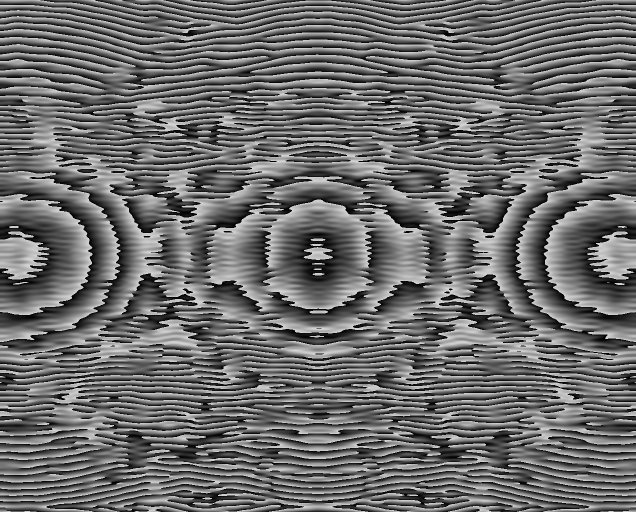
#> input picture test_4.bmp, 1272 x 1024 px (shown at 1/2 size)
$ python -i self_supervised_denoiser.py   (imports and definitions only)   (older library calls are emulated)
#> lines starting #> are read from the running program, lines starting #| are printed output that depends on the picture
"""
自监督图像降噪器 (Self-Supervised Denoiser)

无需干净参考数据的自监督图像降噪模块。基于盲点网络 (Blind-Spot Network)
概念，利用局部像素统计和多尺度金字塔方法实现自适应降噪。

灵感来源:
- Noise2Void (javiribera/Noise2Void): 自监督降噪框架
  (https://github.com/javiribera/Noise2Void)
- Noise2Noise (NVlabs/noise2noise): 无需干净数据的降噪
  (https://github.com/NVlabs/noise2noise)
- CAREamics (CAREamics): 自监督显微镜降噪
  (https://github.com/CAREamics/CAREamics)

算法原理:
  1. 噪声水平估计: 使用 MAD (Median Absolute Deviation) 方法鲁棒估计噪声标准差
  2. 盲点掩码: 随机选择像素作为自监督训练信号，避免身份映射退化
  3. 多尺度金字塔: 从粗到细逐层降噪，先去除大尺度噪声，再恢复细节
  4. SNR 感知: 根据局部信噪比自适应调整降噪强度
  5. 自适应核: 根据噪声水平和图像内容动态选择滤波核大小

外部依赖: numpy, cv2 (可选)
"""

import numpy as np
import logging
from dataclasses import dataclass, field
from typing import Optional, Tuple, List
from enum import Enum

logger = logging.getLogger(__name__)


class NoiseEstimationMethod(Enum):
    """噪声估计方法枚举。"""
    MAD = "mad"                   # 中值绝对偏差
    LAPLACIAN_MAD = "laplacian"   # Laplacian + MAD
    ROBUST_MAD = "robust_mad"     # 鲁棒 MAD (分块估计取中值)


@dataclass
class DenoiseReport:
    """降噪结果报告。"""
    denoised_image: np.ndarray = None       # 降噪后图像
    estimated_sigma: float = 0.0            # 估计的噪声标准差
    snr_before: float = 0.0                 # 降噪前 SNR (dB)
    snr_after: float = 0.0                  # 降噪后 SNR (dB)
    snr_improvement: float = 0.0            # SNR 改善量 (dB)
    detail_preservation: float = 1.0        # 细节保留率 (0-1)
    blind_spot_count: int = 0               # 使用的盲点数量
    pyramid_levels_used: int = 1            # 金字塔层数
    processing_time_ms: float = 0.0         # 处理耗时 (ms)
    method_used: str = ""                   # 使用的降噪方法描述


@dataclass
class DenoiserConfig:
    """自监督降噪器配置。"""
    # 噪声估计
    noise_estimation_method: NoiseEstimationMethod = NoiseEstimationMethod.LAPLACIAN_MAD
    noise_block_size: int = 32              # 分块噪声估计的块大小

    # 降噪强度
    max_denoising_strength: float = 1.0     # 最大降噪强度 (0-1)
    min_denoising_strength: float = 0.0     # 最小降噪强度
    snr_threshold_low: float = 5.0          # 低 SNR 阈值 (dB)
    snr_threshold_high: float = 20.0        # 高 SNR 阈值 (dB)

    # 多尺度金字塔
    multi_scale_levels: int = 3             # 金字塔层数
    pyramid_downsample_factor: float = 0.5  # 下采样因子

    # 盲点网络参数
    blind_spot_radius: int = 1              # 盲点半径 (像素)
    blind_spot_fraction: float = 0.1        # 盲点采样比例

    # 自适应核
    min_kernel_size: int = 3                # 最小滤波核
    max_kernel_size: int = 7                # 最大滤波核

    # 滤波方法
    use_median_for_high_noise: bool = True  # 高噪声时使用中值滤波
    use_bilateral_for_edge: bool = True     # 边缘区域使用双边滤波


class SelfSupervisedDenoiser:
    """自监督图像降噪器。

    基于盲点网络概念的自监督降噪，无需干净参考图像。
    通过 MAD 噪声估计、多尺度金字塔和 SNR 感知策略实现自适应降噪。

    使用示例:
        denoiser = SelfSupervisedDenoiser()
        report = denoiser.denoise(noisy_image)
        print(f"SNR improvement: {report.snr_improvement:.1f} dB")
        denoised = report.denoised_image
    """

    def __init__(self, config: Optional[DenoiserConfig] = None):
        self._config = config or DenoiserConfig()
        self._noise_history: List[float] = []

    @property
    def config(self) -> DenoiserConfig:
        return self._config

    def denoise(self, image: np.ndarray) -> DenoiseReport:
        """对图像进行自监督降噪。

        Args:
            image: 输入图像 (灰度 H,W 或彩色 H,W,3)，dtype float64/uint8

        Returns:
            DenoiseReport: 降噪结果报告
        """
        import time
        t0 = time.perf_counter()

        # 转换为灰度 float64
        gray = self._to_gray_float64(image)

        # 估计噪声水平
        sigma = self._estimate_noise(gray)
        self._noise_history.append(sigma)
        if len(self._noise_history) > 100:
            self._noise_history.pop(0)

        # 计算 SNR (降噪前)
        snr_before = self._compute_snr_db(gray)

        # 生成盲点掩码
        blind_mask = self._generate_blind_spot_mask(gray.shape)

        # 多尺度金字塔降噪
        denoised, levels_used = self._multi_scale_denoise(gray, sigma, blind_mask)

        # 计算 SNR (降噪后)
        snr_after = self._compute_snr_db(denoised)
        snr_improvement = snr_after - snr_before

        # 细节保留率
        detail_preservation = self._compute_detail_preservation(gray, denoised)

        elapsed_ms = (time.perf_counter() - t0) * 1000

        report = DenoiseReport(
            denoised_image=denoised,
            estimated_sigma=sigma,
            snr_before=snr_before,
            snr_after=snr_after,
            snr_improvement=snr_improvement,
            detail_preservation=detail_preservation,
            blind_spot_count=int(np.sum(blind_mask)),
            pyramid_levels_used=levels_used,
            processing_time_ms=elapsed_ms,
            method_used=f"multi_scale_pyramid_L{levels_used}_sigma{sigma:.1f}",
        )

        logger.debug(
            f"SelfSupervisedDenoiser: sigma={sigma:.2f}, "
            f"SNR: {snr_before:.1f}->{snr_after:.1f} dB (+{snr_improvement:.1f}), "
            f"detail={detail_preservation:.3f}, time={elapsed_ms:.1f}ms"
        )

        return report

    def _to_gray_float64(self, image: np.ndarray) -> np.ndarray:
        """将输入图像转换为灰度 float64。"""
        if image.ndim == 3:
            gray = np.mean(image[:, :, :min(3, image.shape[2])], axis=2)
        else:
            gray = image.copy()
        return gray.astype(np.float64)

    def _estimate_noise(self, image: np.ndarray) -> float:
        """估计图像噪声标准差。

        支持三种方法:
        - MAD: 直接对图像像素计算 MAD
        - LAPLACIAN_MAD: 对 Laplacian 滤波结果计算 MAD (推荐)
        - ROBUST_MAD: 分块估计后取中值

        Args:
            image: 灰度图像 (H, W), float64

        Returns:
            估计的噪声标准差
        """
        cfg = self._config
        method = cfg.noise_estimation_method

        if method == NoiseEstimationMethod.MAD:
            sigma = np.median(np.abs(image - np.median(image))) / 0.6745

        elif method == NoiseEstimationMethod.LAPLACIAN_MAD:
            # Laplacian 核卷积
            kernel = np.array([[0, 1, 0], [1, -4, 1], [0, 1, 0]], dtype=np.float64)
            h, w = image.shape
            padded = np.pad(image, 1, mode='reflect')
            laplacian = np.zeros_like(image)
            for i in range(3):
                for j in range(3):
                    laplacian += kernel[i, j] * padded[i:i + h, j:j + w]
            sigma = np.median(np.abs(laplacian)) / 0.6745

        elif method == NoiseEstimationMethod.ROBUST_MAD:
            # 分块 MAD 估计
            block_size = cfg.noise_block_size
            h, w = image.shape
            block_sigmas = []
            for bi in range(0, h - block_size + 1, block_size):
                for bj in range(0, w - block_size + 1, block_size):
                    block = image[bi:bi + block_size, bj:bj + block_size]
                    # 对块做 Laplacian
                    kernel = np.array([[0, 1, 0], [1, -4, 1], [0, 1, 0]])
                    bh, bw = block.shape
                    padded = np.pad(block, 1, mode='reflect')
                    lap = np.zeros_like(block)
                    for i in range(3):
                        for j in range(3):
                            lap += kernel[i, j] * padded[i:i + bh, j:j + bw]
                    block_sigma = np.median(np.abs(lap)) / 0.6745
                    block_sigmas.append(block_sigma)
            if block_sigmas:
                sigma = float(np.median(block_sigmas))
            else:
                sigma = np.median(np.abs(image - np.median(image))) / 0.6745
        else:
            sigma = np.std(image)

        return float(max(sigma, 1e-10))

    def _generate_blind_spot_mask(self, shape: Tuple[int, int]) -> np.ndarray:
        """生成盲点掩码。

        随机选择一定比例的像素作为盲点，用于自监督训练信号。
        盲点周围的像素用于预测盲点位置的真实值。

        Args:
            shape: 图像形状 (H, W)

        Returns:
            布尔掩码 (H, W), True 表示盲点位置
        """
        cfg = self._config
        h, w = shape
        mask = np.random.random((h, w)) < cfg.blind_spot_fraction

        # 确保边缘不被选为盲点 (避免边界效应)
        r = cfg.blind_spot_radius
        mask[:r, :] = False
        mask[-r:, :] = False
        mask[:, :r] = False
        mask[:, -r:] = False

        return mask

    def _multi_scale_denoise(
        self,
        image: np.ndarray,
        sigma: float,
        blind_mask: np.ndarray,
    ) -> Tuple[np.ndarray, int]:
        """多尺度金字塔降噪。

        从粗到细逐层降噪:
        1. 下采样到最低分辨率
        2. 在低分辨率上降噪
        3. 上采样并融合到下一层
        4. 重复直到原始分辨率

        Args:
            image: 输入图像
            sigma: 噪声标准差
            blind_mask: 盲点掩码

        Returns:
            (denoised_image, levels_used)
        """
        cfg = self._config
        levels = cfg.multi_scale_levels
        factor = cfg.pyramid_downsample_factor

        # 构建金字塔
        pyramid = [image]
        mask_pyramid = [blind_mask]
        current = image.copy()
        current_mask = blind_mask.copy()

        for level in range(1, levels):
            new_h = max(8, int(current.shape[0] * factor))
            new_w = max(8, int(current.shape[1] * factor))
            # 下采样 (均值池化)
            try:
                import cv2
                downsampled = cv2.resize(current, (new_w, new_h),
                                         interpolation=cv2.INTER_AREA)
                mask_down = cv2.resize(current_mask.astype(np.uint8), (new_w, new_h),
                                       interpolation=cv2.INTER_NEAREST).astype(bool)
            except ImportError:
                # 简单下采样
                step_h = max(1, current.shape[0] // new_h)
                step_w = max(1, current.shape[1] // new_w)
                downsampled = current[:new_h * step_h:step_h, :new_w * step_w:step_w]
                mask_down = current_mask[:new_h * step_h:step_h, :new_w * step_w:step_w]
            pyramid.append(downsampled)
            mask_pyramid.append(mask_down)
            current = downsampled
            current_mask = mask_down

        # 从最粗层开始降噪
        denoised_pyramid = []
        for level in range(len(pyramid) - 1, -1, -1):
            layer_img = pyramid[level]
            layer_mask = mask_pyramid[level]

            # 根据层级调整噪声估计 (低分辨率噪声更低)
            level_sigma = sigma * (factor ** (len(pyramid) - 1 - level))

            # SNR 感知降噪强度
            snr = self._compute_snr_db(layer_img)
            strength = self._compute_denoising_strength(snr, level_sigma)

            # 自适应核大小
            kernel_size = self._adaptive_kernel_size(level_sigma)

            # 执行单层降噪
            if level == len(pyramid) - 1:
                # 最粗层: 直接降噪
                layer_denoised = self._single_scale_denoise(
                    layer_img, level_sigma, kernel_size, strength
                )
            else:
                # 细层: 融合上一层结果
                prev_denoised = denoised_pyramid[-1]
                # 上采样上一层结果
                try:
                    import cv2
                    upsampled = cv2.resize(prev_denoised, (layer_img.shape[1], layer_img.shape[0]),
                                           interpolation=cv2.INTER_LINEAR)
                except ImportError:
                    upsampled = np.repeat(np.repeat(prev_denoised, 2, axis=0), 2, axis=1)
                    upsampled = upsampled[:layer_img.shape[0], :layer_img.shape[1]]

                # 融合: 当前层降噪 + 上采样引导
                layer_denoised_single = self._single_scale_denoise(
                    layer_img, level_sigma, kernel_size, strength
                )
                # 加权融合 (上采样结果权重更高)
                alpha = 0.5
                layer_denoised = alpha * layer_denoised_single + (1 - alpha) * upsampled

            denoised_pyramid.append(layer_denoised)

        return denoised_pyramid[-1], len(pyramid)

    def _single_scale_denoise(
        self,
        image: np.ndarray,
        sigma: float,
        kernel_size: int,
        strength: float,
    ) -> np.ndarray:
        """单尺度降噪。

        根据噪声水平和图像内容选择滤波方法:
        - 低噪声: 高斯滤波
        - 中噪声: 双边滤波 (边缘保护)
        - 高噪声: 中值滤波

        Args:
            image: 输入图像
            sigma: 噪声标准差
            kernel_size: 滤波核大小
            strength: 降噪强度 (0-1)

        Returns:
            降噪后图像
        """
        cfg = self._config

        # 边缘检测 (用于选择滤波方法)
        edges = self._detect_edges(image)

        if sigma > 20 and cfg.use_median_for_high_noise:
            # 高噪声: 中值滤波
            filtered = self._median_filter(image, kernel_size)
        elif np.mean(edges) > 0.1 and cfg.use_bilateral_for_edge:
            # 边缘丰富: 双边滤波
            filtered = self._bilateral_filter(image, sigma, kernel_size)
        else:
            # 默认: 高斯滤波
            filtered = self._gaussian_filter(image, sigma, kernel_size)

        # 按强度混合原始图像和滤波结果
        result = (1 - strength) * image + strength * filtered
        return result

    def _compute_denoising_strength(self, snr_db: float, sigma: float) -> float:
        """根据 SNR 计算降噪强度。

        SNR 越低 -> 降噪强度越大
        SNR 越高 -> 降噪强度越小 (保留细节)

        Args:
            snr_db: 信噪比 (dB)
            sigma: 噪声标准差

        Returns:
            降噪强度 (0-1)
        """
        cfg = self._config

        if snr_db < cfg.snr_threshold_low:
            strength = cfg.max_denoising_strength
        elif snr_db > cfg.snr_threshold_high:
            strength = cfg.min_denoising_strength
        else:
            # 线性插值
            t = (snr_db - cfg.snr_threshold_low) / (
                cfg.snr_threshold_high - cfg.snr_threshold_low + 1e-10
            )
            strength = cfg.max_denoising_strength * (1 - t) + cfg.min_denoising_strength * t

        return float(np.clip(strength, 0, 1))

    def _adaptive_kernel_size(self, sigma: float) -> int:
        """根据噪声水平自适应选择滤波核大小。

        Args:
            sigma: 噪声标准差

        Returns:
            核大小 (奇数)
        """
        cfg = self._config
        # 噪声越大 -> 核越大
        ratio = sigma / 20.0  # 归一化
        k = int(cfg.min_kernel_size + ratio * (cfg.max_kernel_size - cfg.min_kernel_size))
        k = min(k, cfg.max_kernel_size)
        # 确保为奇数
        if k % 2 == 0:
            k += 1
        return max(cfg.min_kernel_size, k)

    def _detect_edges(self, image: np.ndarray) -> np.ndarray:
        """检测图像边缘 (Sobel 算子)。

        Args:
            image: 灰度图像

        Returns:
            边缘强度图 (归一化到 0-1)
        """
        try:
            import cv2
            gx = cv2.Sobel(image, cv2.CV_64F, 1, 0, ksize=3)
            gy = cv2.Sobel(image, cv2.CV_64F, 0, 1, ksize=3)
            edges = np.sqrt(gx ** 2 + gy ** 2)
        except ImportError:
            # 简单差分
            gx = np.diff(image, axis=1)
            gy = np.diff(image, axis=0)
            edges = np.zeros_like(image)
            edges[:, :-1] += np.abs(gx)
            edges[:-1, :] += np.abs(gy)

        # 归一化
        max_val = np.max(edges)
        if max_val > 1e-10:
            edges = edges / max_val
        return edges

    # [61 lines left out: functions _gaussian_filter, _median_filter, not called in this run]

    def _bilateral_filter(
        self, image: np.ndarray, sigma: float, kernel_size: int
    ) -> np.ndarray:
        """双边滤波降噪 (边缘保护)。

        Args:
            image: 输入图像
            sigma: 噪声标准差
            kernel_size: 核大小

        Returns:
            滤波后图像
        """
        try:
            import cv2
            sc = max(10, min(sigma * 5, 75.0))
            ss = max(10, min(sigma * 3, 75.0))
            return cv2.bilateralFilter(
                np.clip(image, 0, 255).astype(np.uint8),
                kernel_size, sc, ss
            ).astype(np.float64)
        except ImportError:
            return self._gaussian_filter(image, sigma, kernel_size)

    def _compute_snr_db(self, image: np.ndarray) -> float:
        """计算信噪比 (dB)。

        SNR = 20 * log10(peak / noise_std)

        Args:
            image: 输入图像

        Returns:
            SNR (dB)
        """
        peak = np.max(image)
        noise_std = np.std(image)
        if peak < 1e-10 or noise_std < 1e-10:
            return 0.0
        return float(20.0 * np.log10(peak / noise_std))

    def _compute_detail_preservation(
        self, original: np.ndarray, denoised: np.ndarray
    ) -> float:
        """计算细节保留率 (基于梯度相似性)。

        Args:
            original: 原始图像
            denoised: 降噪后图像

        Returns:
            细节保留率 (0-1)
        """
        def gradient_magnitude(img):
            gx = np.diff(img, axis=1)
            gy = np.diff(img, axis=0)
            min_h = min(gx.shape[0], gy.shape[0])
            min_w = min(gx.shape[1], gy.shape[1])
            return np.sqrt(gx[:min_h, :min_w] ** 2 + gy[:min_h, :min_w] ** 2)

        grad_orig = gradient_magnitude(original)
        grad_denoised = gradient_magnitude(denoised)

        orig_energy = np.sum(grad_orig ** 2)
        if orig_energy < 1e-10:
            return 1.0

        correlation = np.sum(grad_orig * grad_denoised) / (
            np.sqrt(np.sum(grad_orig ** 2) * np.sum(grad_denoised ** 2)) + 1e-10
        )
        return float(np.clip(correlation, 0, 1))

    # [4 lines left out: function reset, not called in this run]

    def get_noise_history(self) -> List[float]:
        """获取噪声估计历史。"""
        return list(self._noise_history)

    # [5 lines left out: function get_average_noise, not called in this run]

>>> import cv2
>>> picture = cv2.imread('../test_4.bmp')
#> picture is the input picture: shape (1024, 1272, 3); min 0, max 213, mean 107.6
>>> result = SelfSupervisedDenoiser().denoise(picture)
#> after the loop in _estimate_noise, `for i in range(3):`:
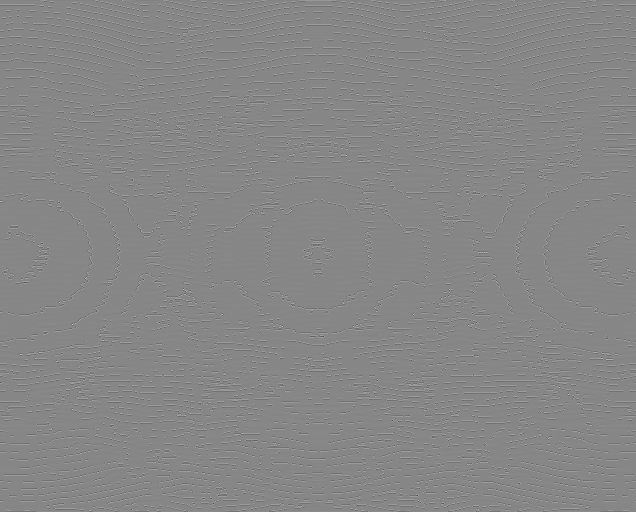
#> laplacian: shape (1024, 1272) float64 (shown at 1/2 size); min -721, max 643, mean 0; drawn with min black and max white
#> in _estimate_noise, `sigma = np.median(np.abs(laplacian)) / 0.6745`: sigma = 4.45
#> in _compute_snr_db, `peak = np.max(image)`: peak = 213
#> in _compute_snr_db, `noise_std = np.std(image)`: noise_std = 61.71
#> in denoise, `snr_before = self._compute_snr_db(gray)`: snr_before = 10.76
#> in _multi_scale_denoise, `current_mask = blind_mask.copy()`:
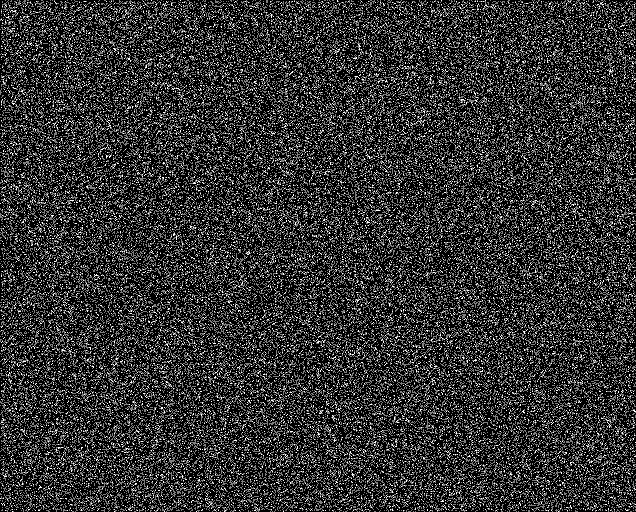
#> current_mask: shape (1024, 1272) bool (shown at 1/2 size); 10% white in thin lines or dots
#> the loop in _multi_scale_denoise, `for level in range(1, levels):` made 2 passes
#> pass 2, in _multi_scale_denoise, `mask_down = cv2.resize(current_mask.astype(np.uint8), (new_w, new_h), ..`:
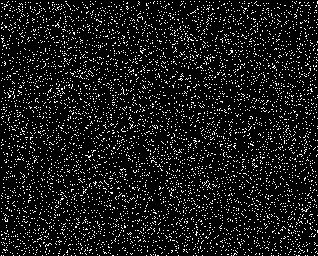
#> mask_down: shape (256, 318) bool; 9.9% white in thin lines or dots
#> after the loop in _multi_scale_denoise, `for level in range(1, levels):`: mask_pyramid = 3 items
#> the loop in _multi_scale_denoise, `for level in range(len(pyramid) - 1, -1, -1):` made 3 passes
#> (level, level_sigma, peak in _compute_snr_db, noise_std in _compute_snr_db, snr, t in _compute_denoising_strength, strength, ratio in _adaptive_kernel_size) on pass 3: (0, 1.11, 213, 61.71, 10.76, 0.384, 0.616, 0.0556)
#> pass 1, in _detect_edges, `gy = cv2.Sobel(image, cv2.CV_64F, 0, 1, ksize=3)`:
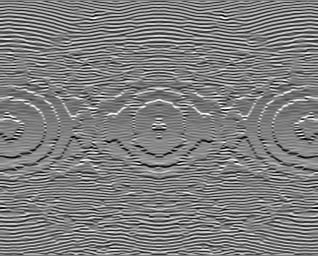
#> gy: shape (256, 318) float64; min -745.7, max 758.4, mean 0.1; drawn with min black and max white
#> pass 1, in _detect_edges, `edges = np.sqrt(gx ** 2 + gy ** 2)`:
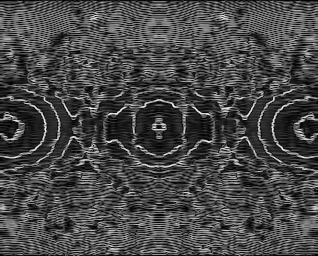
#> edges: shape (256, 318) float64; min 0, max 827.3, mean 233.7; drawn with min black and max white
#> after the loop in _multi_scale_denoise, `for level in range(len(pyramid) - 1, -1, -1):`:
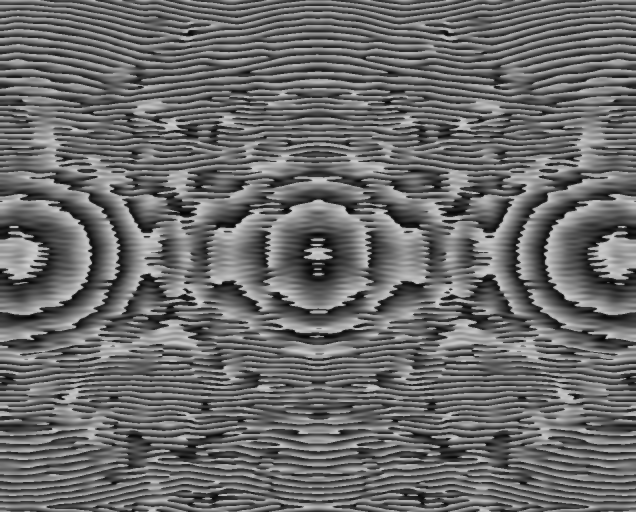
#> prev_denoised: shape (512, 636) float64; min 4.99, max 206.8, mean 107.1
#> in denoise, `denoised, levels_used = self._multi_scale_denoise(gray, sigma, blind_m..`: levels_used = 3
#> in denoise, `snr_after = self._compute_snr_db(denoised)`: snr_after = 12.34
#> in denoise, `snr_improvement = snr_after - snr_before`: snr_improvement = 1.58
#> in gradient_magnitude (call 2), `return np.sqrt(gx[:min_h, :min_w] ** 2 + gy[:min_h, :min_w] ** 2)`:
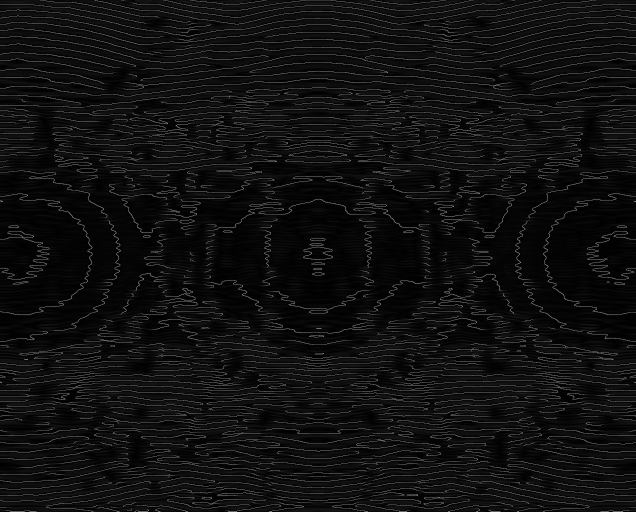
#> returned value: shape (1023, 1271) float64 (shown at 1/2 size); min 0.00521, max 184, mean 16.5
#> in _compute_detail_preservation, `orig_energy = np.sum(grad_orig ** 2)`: orig_energy = 3.84e+09
#> in _compute_detail_preservation, `correlation = np.sum(grad_orig * grad_denoised) / ( np.sqrt(np.sum(gra..`: correlation = 0.989
